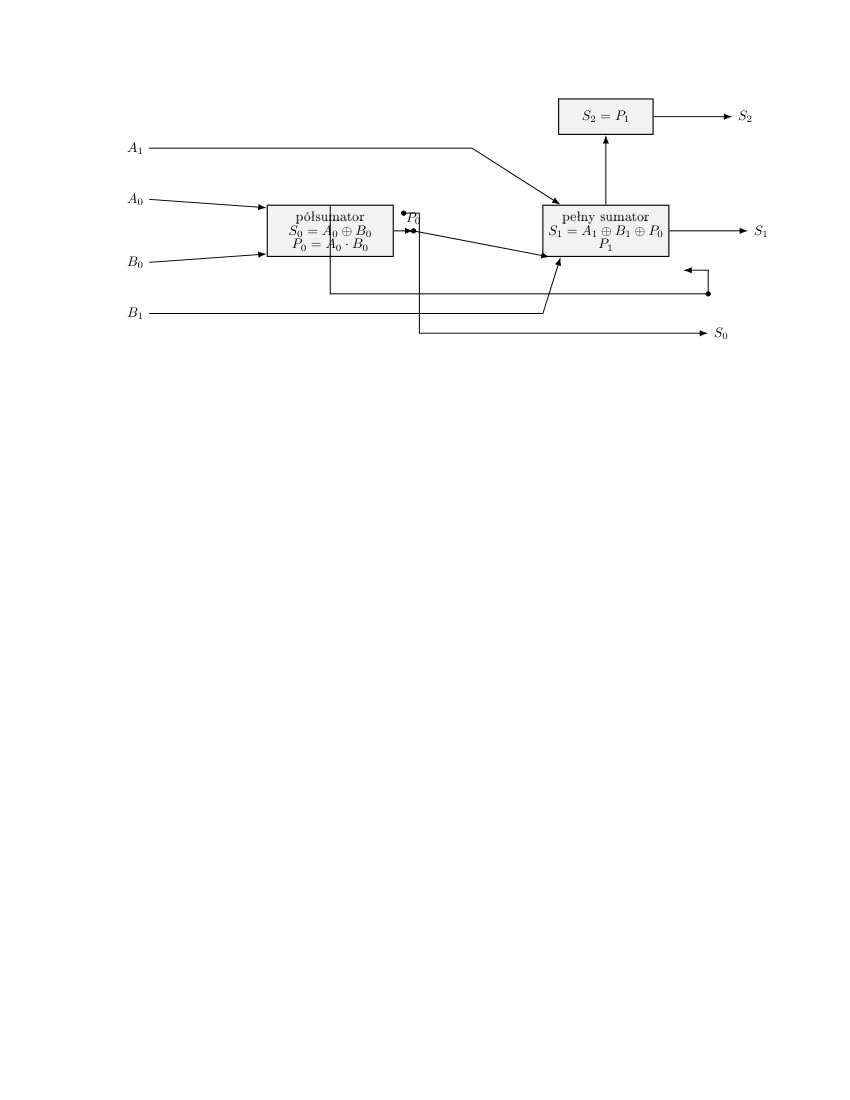
#> input picture Praca na zaliczenie/ Uwagi /„Projekt układu sumy liczby 2-bitowej z 3-bitwą na bramkach NOR.”/test_page1_blokowy.png, 850 x 1100 px
$ python -i image_utils.py   (imports and definitions only)
#> lines starting #> are read from the running program, lines starting #| are printed output that depends on the picture
#> further down, picture is the input picture: PIL image 850x1100 RGB; min 0, max 255, mean 253.5
"""
"""

from __future__ import annotations

import io
import math
from functools import lru_cache
from pathlib import Path
from typing import Any

import fsspec

try:
    from PIL import Image, ImageCms, ImageFile, ImageFilter, ImageOps, ImageStat

    HAS_PIL = True
    ImageFile.LOAD_TRUNCATED_IMAGES = True
except ImportError:
    HAS_PIL = False
    Image = None  # type: ignore


# ============================================================================
# ============================================================================


# [54 lines left out: functions safe_open_image, normalize_image_to_jpeg, not called in this run]


# ============================================================================
# ============================================================================


def _clamp(v: float, lo: float = 0.0, hi: float = 1.0) -> float:
    return max(lo, min(hi, v))


# [42 lines left out: functions assess_image_quality, assess_image_quality_from_bytes, not called in this run]


# ============================================================================
# ============================================================================


def preprocess_for_ocr(image: Image.Image) -> Image.Image:
    """Preprocessing obrazu przez Pillow dla najlepszego OCR."""
    img = ImageOps.exif_transpose(image) or image  # type: ignore
    gray = img.convert("L")

    stat = ImageStat.Stat(gray)  # type: ignore
    if stat.stddev[0] < 8:
        return gray

    enhanced = ImageOps.autocontrast(gray, cutoff=1)  # type: ignore
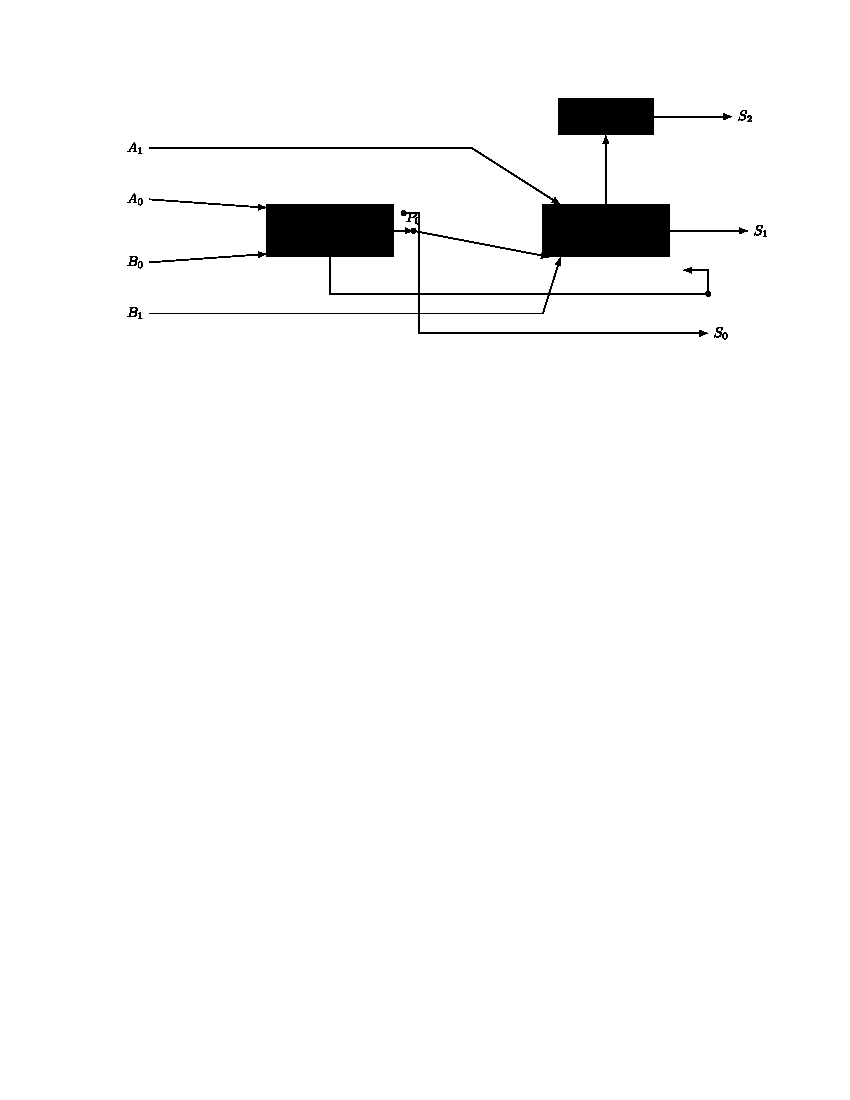
#> enhanced: PIL image 850x1100 L; min 0, max 255, mean 248.9
    denoised = enhanced.filter(ImageFilter.MedianFilter(size=3))  # type: ignore
    sharpened = denoised.filter(
        ImageFilter.UnsharpMask(radius=1, percent=150, threshold=3)  # type: ignore
    )
    return sharpened


# [7 lines left out: function preprocess_pil_or_none, not called in this run]


# ============================================================================
# EXPORTS
# ============================================================================


__all__ = [
    "HAS_PIL",
    "safe_open_image",
    "normalize_image_to_jpeg",
    "assess_image_quality",
    "assess_image_quality_from_bytes",
    "stream_load_image",
    "preprocess_for_ocr",
    "preprocess_pil_or_none",
]

>>> from PIL import Image
>>> picture = Image.open('../../../Praca na zaliczenie/ Uwagi /„Projekt układu sumy liczby 2-bitowej z 3-bitwą na bramkach NOR.”/test_page1_blokowy.png')
>>> result = preprocess_for_ocr(picture)

$ run again, on Praca na zaliczenie/ Uwagi /„Projekt układu sumy liczby 2-bitowej z 3-bitwą na bramkach NOR.”/test_page3_NOR.png
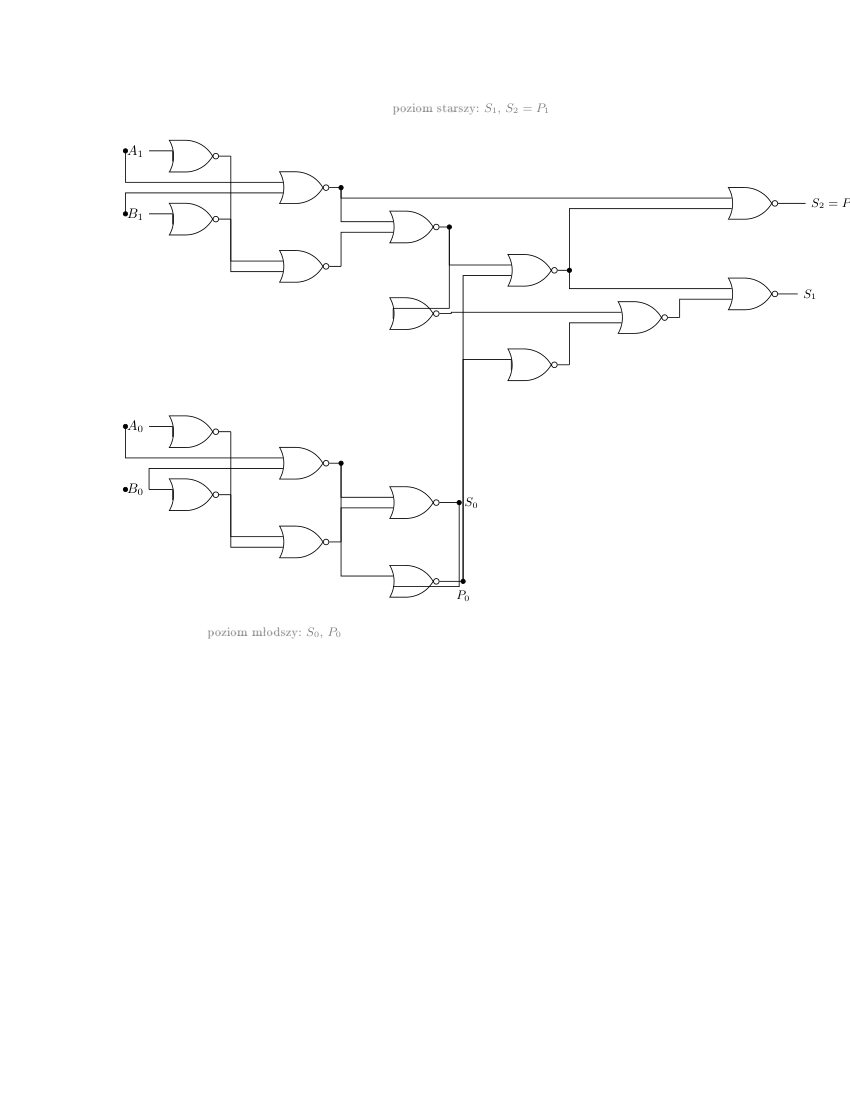
#> input picture Praca na zaliczenie/ Uwagi /„Projekt układu sumy liczby 2-bitowej z 3-bitwą na bramkach NOR.”/test_page3_NOR.png, 850 x 1100 px
#> picture is the input picture: PIL image 850x1100 RGB; min 0, max 255, mean 253.3
#> in preprocess_for_ocr, `enhanced = ImageOps.autocontrast(gray, cutoff=1)`:
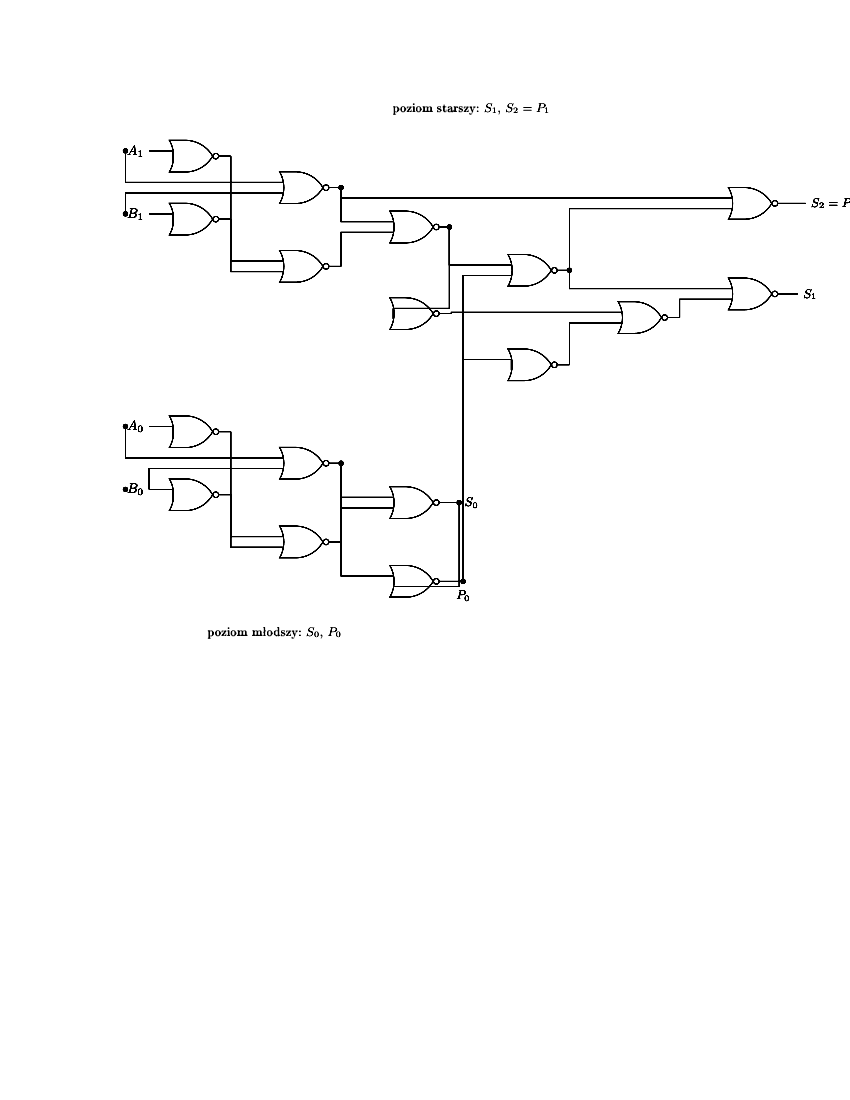
#> enhanced: PIL image 850x1100 L; min 0, max 255, mean 251.9

$ run again, on Praca na zaliczenie/ Uwagi /„Projekt układu sumy liczby 2-bitowej z 3-bitwą na bramkach NOR.”/test_page4_przebiegi.png
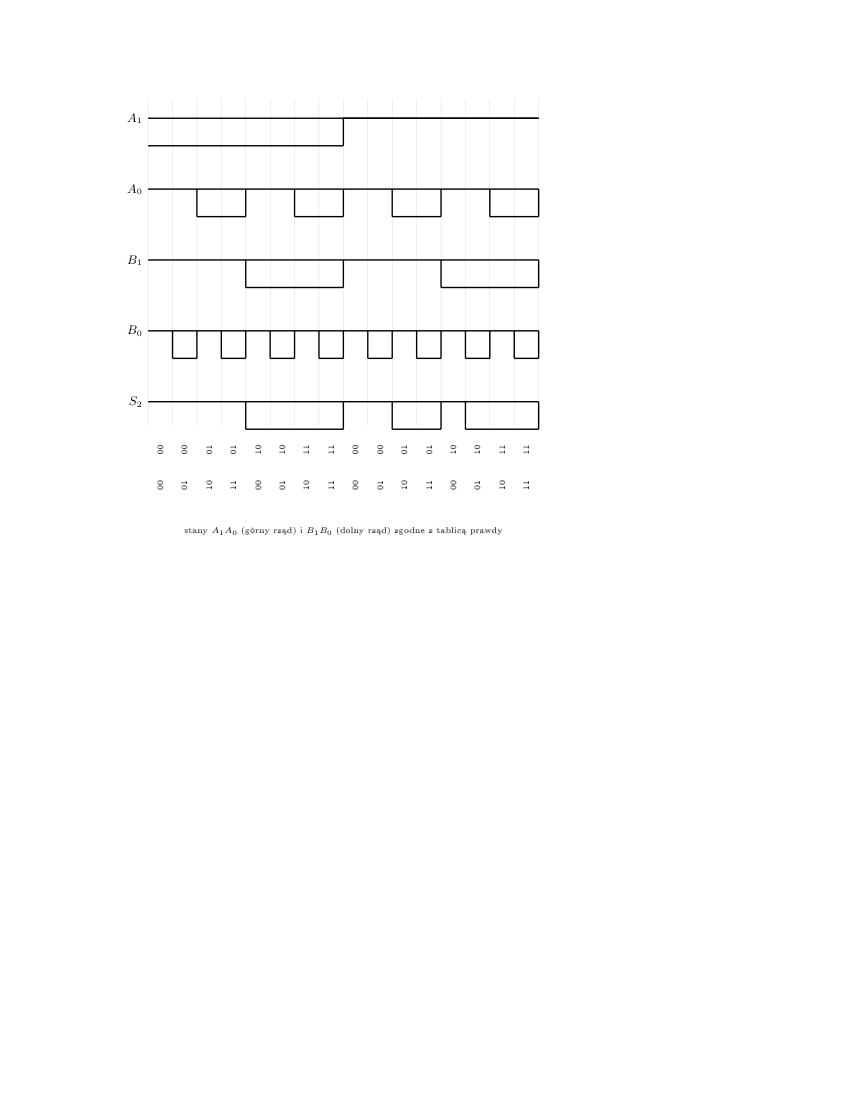
#> input picture Praca na zaliczenie/ Uwagi /„Projekt układu sumy liczby 2-bitowej z 3-bitwą na bramkach NOR.”/test_page4_przebiegi.png, 850 x 1100 px
#> picture is the input picture: PIL image 850x1100 RGB; min 0, max 255, mean 253.2
#> in preprocess_for_ocr, `enhanced = ImageOps.autocontrast(gray, cutoff=1)`:
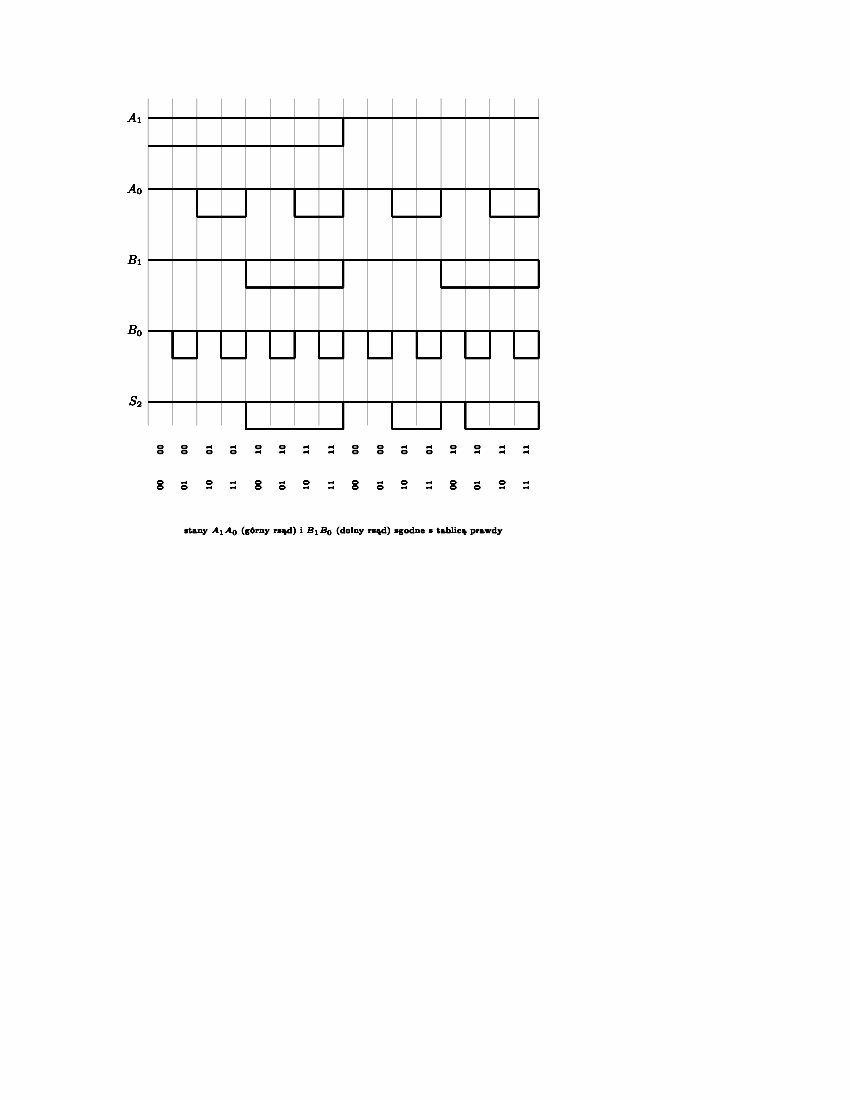
#> enhanced: PIL image 850x1100 L; min 0, max 254, mean 250.8
